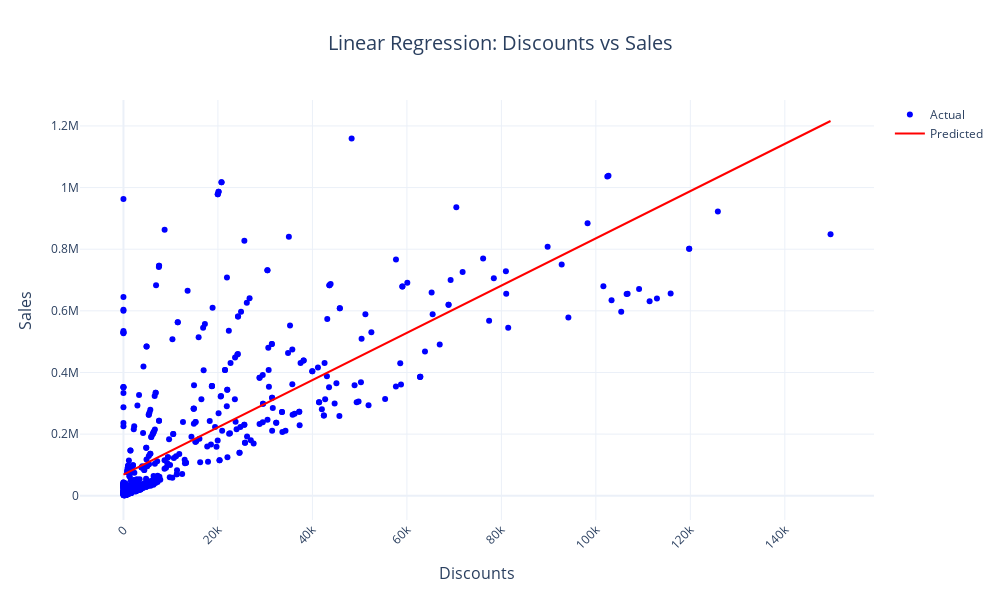

Notebook cell for this chart:
### Code cell
fig = go.Figure()

fig.add_trace(go.Scatter(
    x=df['Discounts'], 
    y=df['Sales'], 
    mode='markers', 
    name='Actual', 
    marker=dict(color='blue', size=6),
    hovertemplate="Discounts: %{x}<br>Sales: %{y}<extra></extra>"
))

fig.add_trace(go.Scatter(
    x=df['Discounts'], 
    y=df['Sales_Predicted'], 
    mode='lines', 
    name='Predicted', 
    line=dict(color='red', width=2),
    hovertemplate="Discounts: %{x}<br>Predicted Sales: %{y}<extra></extra>"
))

fig.update_layout(
    title=dict(
        text="Linear Regression: Discounts vs Sales",
        font=dict(size=20),
        x=0.5,
        xanchor='center'
    ),
    xaxis=dict(
        title=dict(text="Discounts", font=dict(size=16)),
        tickangle=-45,
        showgrid=True,
        tickfont=dict(size=12)
    ),
    yaxis=dict(
        title=dict(text="Sales", font=dict(size=16)),
        showgrid=True,
        tickfont=dict(size=12)
    ),
    template='plotly_white',
    width=1000,
    height=600
)

fig.show()

### Figure 1 — Plotly figure (JSON) as saved in the notebook; plotly's stock layout.template omitted (floating-point values rounded to 4 significant figures; data arrays with more than 128 entries replaced by an {"elided": "..."} marker saying what was removed)
{"data": [{"hovertemplate": "Discounts: %{x}<br>Sales: %{y}<extra></extra>", "marker": {"color": "blue", "size": 6}, "mode": "markers", "name": "Actual", "type": "scatter", "x": {"elided": "700 int values"}, "y": {"elided": "700 int values"}}, {"hovertemplate": "Discounts: %{x}<br>Predicted Sales: %{y}<extra></extra>", "line": {"color": "red", "width": 2}, "mode": "lines", "name": "Predicted", "type": "scatter", "x": {"elided": "700 int values"}, "y": {"elided": "700 float values"}}], "layout": {"height": 600, "title": {"font": {"size": 20}, "text": "Linear Regression: Discounts vs Sales", "x": 0.5, "xanchor": "center"}, "width": 1000, "xaxis": {"showgrid": true, "tickangle": -45, "tickfont": {"size": 12}, "title": {"font": {"size": 16}, "text": "Discounts"}}, "yaxis": {"showgrid": true, "tickfont": {"size": 12}, "title": {"font": {"size": 16}, "text": "Sales"}}}}
